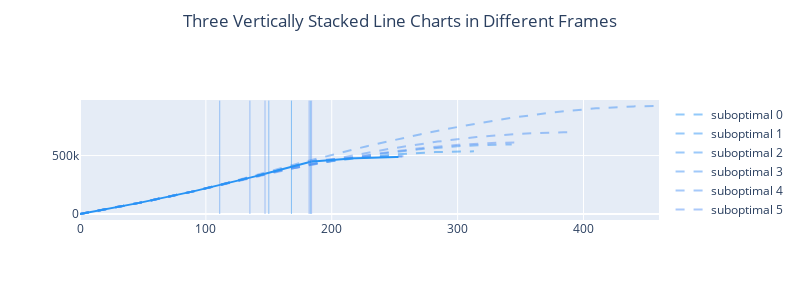

The notebook cell this image was saved under:
### Code cell
scenario_1 = scenarios_results['scenario1']
plots.scenerio_comp_plot(
                total_periods = scenario_1['sub_total_periods_arr'], 
                suboptimal_cost_arr = scenario_1['suboptimal_cost_arr'], 
                optimal_cost_arr = scenario_1['optimal_cumcost'], 
                month_start_optimal = scenario_1['months_to_wait_opt'],
                show = False
                
                )

### Figure 1 — Plotly figure (JSON) as saved in the notebook; plotly's stock layout.template omitted (floating-point values rounded to 4 significant figures; data arrays with more than 128 entries replaced by an {"elided": "..."} marker saying what was removed)
{"data": [{"line": {"color": "rgba(39, 148, 245, 0.5)", "dash": "dash"}, "name": "suboptimal 0", "type": "scatter", "x": {"elided": "314 int values"}, "y": {"elided": "314 float values"}}, {"line": {"color": "rgba(49, 148, 245, 0.5)", "dash": "dash"}, "name": "suboptimal 1", "type": "scatter", "x": {"elided": "257 int values"}, "y": {"elided": "257 float values"}}, {"line": {"color": "rgba(59, 148, 245, 0.5)", "dash": "dash"}, "name": "suboptimal 2", "type": "scatter", "x": {"elided": "344 int values"}, "y": {"elided": "344 float values"}}, {"line": {"color": "rgba(69, 148, 245, 0.5)", "dash": "dash"}, "name": "suboptimal 3", "type": "scatter", "x": {"elided": "461 int values"}, "y": {"elided": "461 float values"}}, {"line": {"color": "rgba(79, 148, 245, 0.5)", "dash": "dash"}, "name": "suboptimal 4", "type": "scatter", "x": {"elided": "389 int values"}, "y": {"elided": "389 float values"}}, {"line": {"color": "rgba(89, 148, 245, 0.5)", "dash": "dash"}, "name": "suboptimal 5", "type": "scatter", "x": {"elided": "353 int values"}, "y": {"elided": "353 float values"}}, {"line": {"color": "rgba(99, 148, 245, 0.5)", "dash": "dash"}, "name": "suboptimal 6", "type": "scatter", "x": {"elided": "258 int values"}, "y": {"elided": "258 float values"}}, {"line": {"color": "rgba(39, 148, 245, 1)"}, "name": "Optimal", "type": "scatter", "x": {"elided": "254 int values"}, "y": {"elided": "254 float values"}}], "layout": {"height": 300, "hovermode": "x unified", "hoversubplots": "axis", "shapes": [{"line": {"color": "rgba(39, 148, 245, 0.5)", "width": 1}, "type": "line", "x0": 168, "x1": 168, "y0": 0, "y1": 970300.0}, {"line": {"color": "rgba(49, 148, 245, 0.5)", "width": 1}, "type": "line", "x0": 183, "x1": 183, "y0": 0, "y1": 970300.0}, {"line": {"color": "rgba(59, 148, 245, 0.5)", "width": 1}, "type": "line", "x0": 150, "x1": 150, "y0": 0, "y1": 970300.0}, {"line": {"color": "rgba(69, 148, 245, 0.5)", "width": 1}, "type": "line", "x0": 111, "x1": 111, "y0": 0, "y1": 970300.0}, {"line": {"color": "rgba(79, 148, 245, 0.5)", "width": 1}, "type": "line", "x0": 135, "x1": 135, "y0": 0, "y1": 970300.0}, {"line": {"color": "rgba(89, 148, 245, 0.5)", "width": 1}, "type": "line", "x0": 147, "x1": 147, "y0": 0, "y1": 970300.0}, {"line": {"color": "rgba(99, 148, 245, 0.5)", "width": 1}, "type": "line", "x0": 184, "x1": 184, "y0": 0, "y1": 970300.0}, {"line": {"color": "rgba(99, 148, 245, 0.5)", "width": 1}, "type": "line", "x0": 182, "x1": 182, "y0": 0, "y1": 970300.0}], "title": {"text": "Three Vertically Stacked Line Charts in Different Frames", "x": 0.5, "y": 0.95}, "width": 800, "xaxis": {"title": {"standoff": 25}}, "yaxis": {"title": {"standoff": 25}}}}
